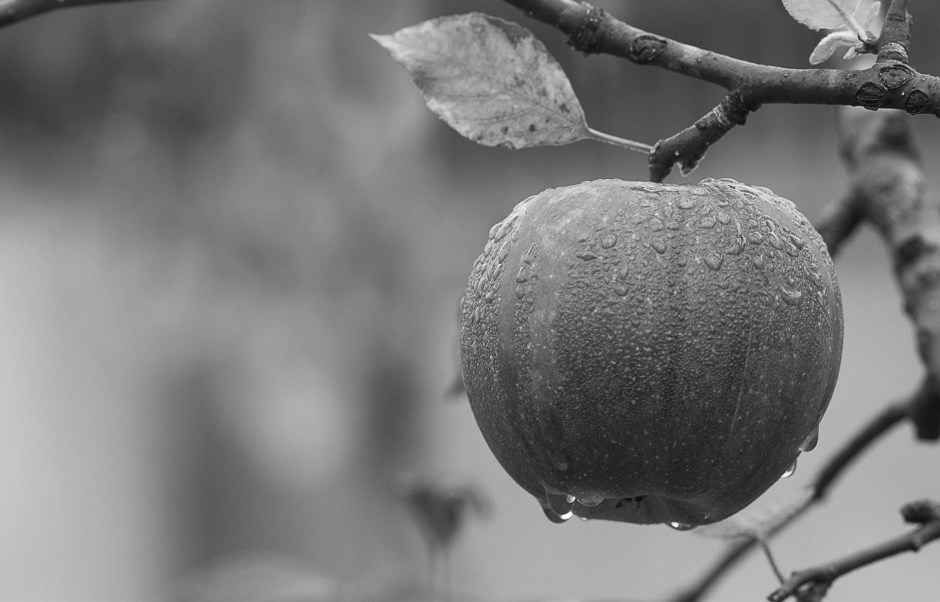
#> input picture Lab 4/Code/gray.jpeg, 1880 x 1204 px, found by its file name (shown at 1/2 size)
$ jupyter execute 'Lab 5.ipynb'
#> lines starting #> are read from the running program, lines starting #| are printed output that depends on the picture; after the words box and inside, x2 and y2 are one past the last pixel; in counts of white or black regions, pixels touching at a corner belong together
### Lab Title:  Basic Image Processing Using Scikit-Image Library

[cell 1]
from matplotlib import pyplot as plt

from skimage import io, color
from skimage.transform import rescale, resize

Gaussian , sobel

[cell 2]
#sobel
from skimage import io
from matplotlib import pyplot as plt
from skimage.filters import gaussian, sobel

img = io.imread("gray.jpeg")
#> img is the input picture: shape (1204, 1880); min 0, max 255, mean 121.2
plt.imshow(img)

gaussian_using_skimage = gaussian(img, sigma=1, mode='constant', cval=0.0)
plt.imshow(gaussian_using_skimage)

img_gray = io.imread("gray.jpeg")
sobel_img = sobel(img_gray)
plt.imshow(sobel_img, cmap='gray')

interpolation

[cell 3]
#interpolation
import cv2
import numpy as np
img=cv2.imread('gray.jpeg')
res=cv2.resize(img,None,fx=2,fy=2,interpolation=cv2.INTER_CUBIC)
height,width=img.shape[:2]
#> height = 1204; width = 1880
res=cv2.resize(img,(2*width,2*height),interpolation=cv2.INTER_CUBIC)
plt.imshow(img)

two image marge

[cell 4]
# Marge
from matplotlib import pyplot as plt
import cv2

img1  = cv2.imread("parrot-webp.webp")
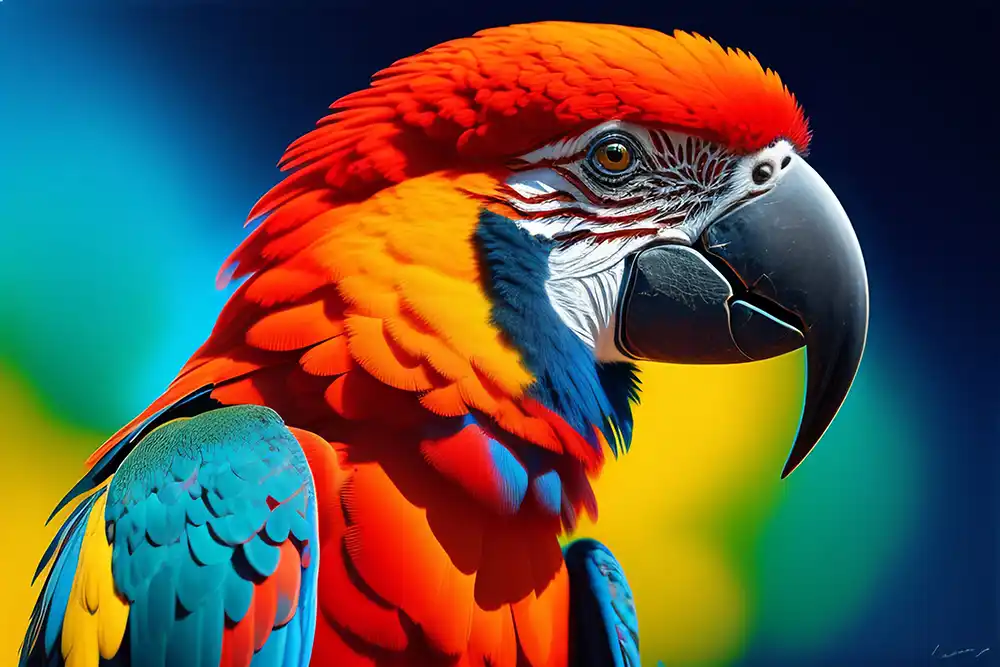
#> input picture Lab 4/Code/parrot-webp.webp, 1000 x 667 px, found by its file name
#> img1 is the input picture: shape (667, 1000, 3); mean B, G, R 68.9, 84.6, 90.2
img2  = cv2.imread("download.jpeg")
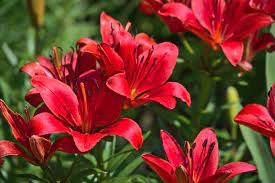
#> input picture Lab 4/Code/download.jpeg, 275 x 183 px, found by its file name
#> img2 is the input picture: shape (183, 275, 3); mean B, G, R 42.2, 56.2, 119.9

img2 = cv2.resize(img2, (img1.shape[1], img1.shape[0]))
#> img2: shape (667, 1000, 3)

merged_img = cv2.addWeighted(img1, 0.5, img2, 0.5, 0)
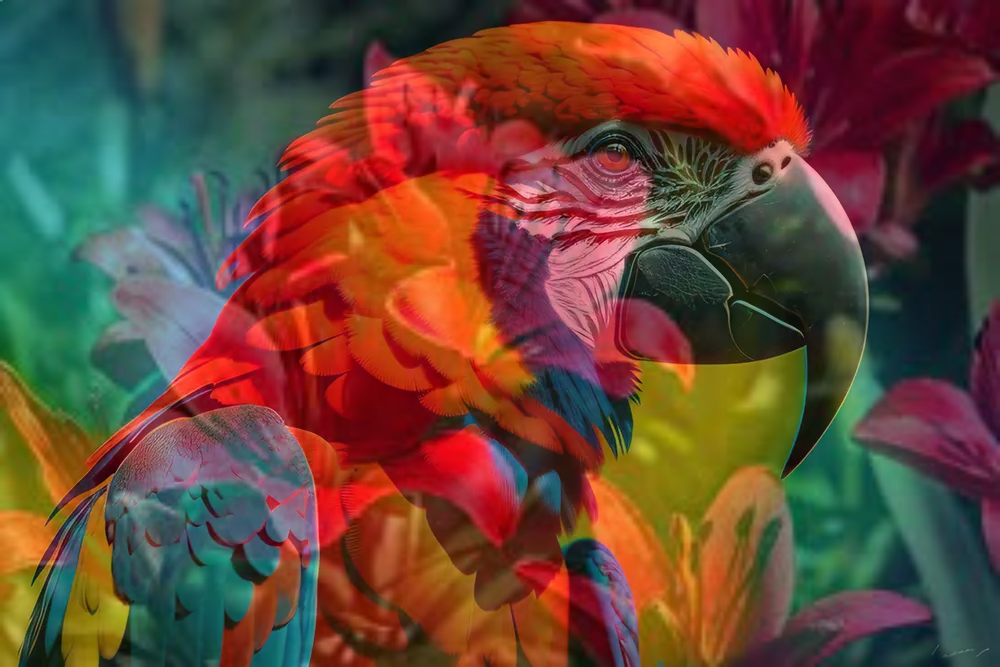
#> merged_img: shape (667, 1000, 3); mean B, G, R 55.5, 70.3, 105

plt.imshow(merged_img)

Canny image

[cell 5]
#Canny image
from matplotlib import pyplot as plt
import cv2

img = cv2.imread("gray.jpeg")
edges = cv2.Canny(img, 100, 200)
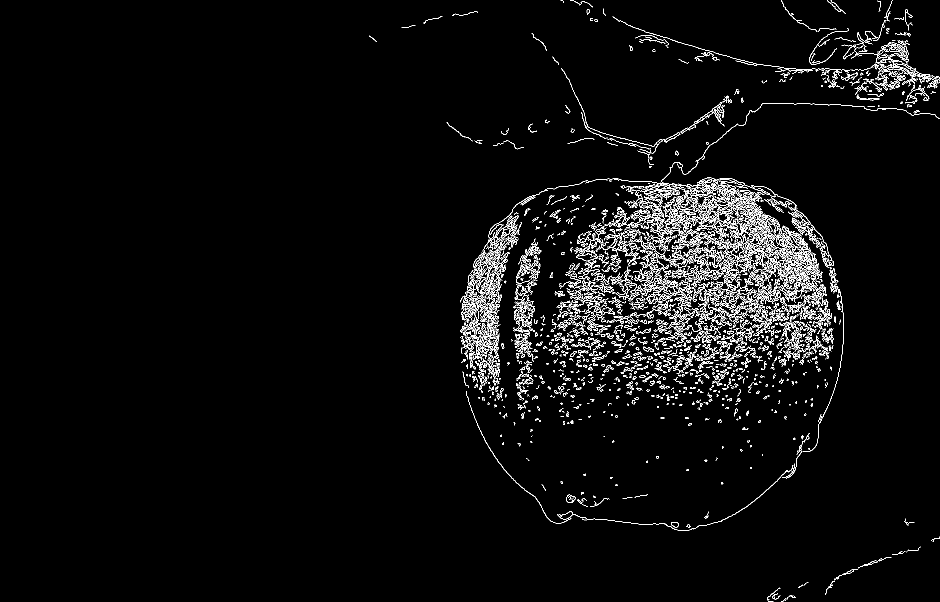
#> edges: shape (1204, 1880) (shown at 1/2 size); 3.3% white in thin lines or dots, all inside (x1, y1, x2, y2) = (738, 0, 1880, 1204)

plt.imshow(edges)

unsharp_mask

[cell 6]
# unsharp mask resulting image
from skimage import io, img_as_float
from skimage.filters import unsharp_mask
from skimage.filters import gaussian

img = img_as_float(io.imread("gray.jpeg",as_gray=True))
#> img: shape (1204, 1880) float64; min 0, max 1, mean 0.475

gaussian_img = gaussian(img, sigma=1, mode='constant', cval=0.0)
img2 = (img - gaussian_img)*2
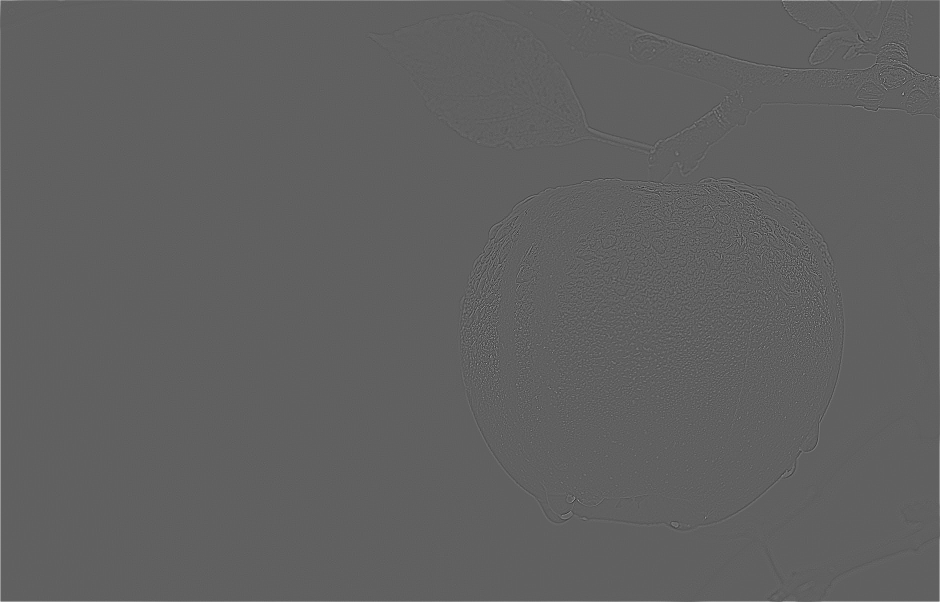
#> img2: shape (1204, 1880) float64 (shown at 1/2 size); min -0.469, max 0.769, mean 0.001; drawn with min black and max white
img3 = img +img2
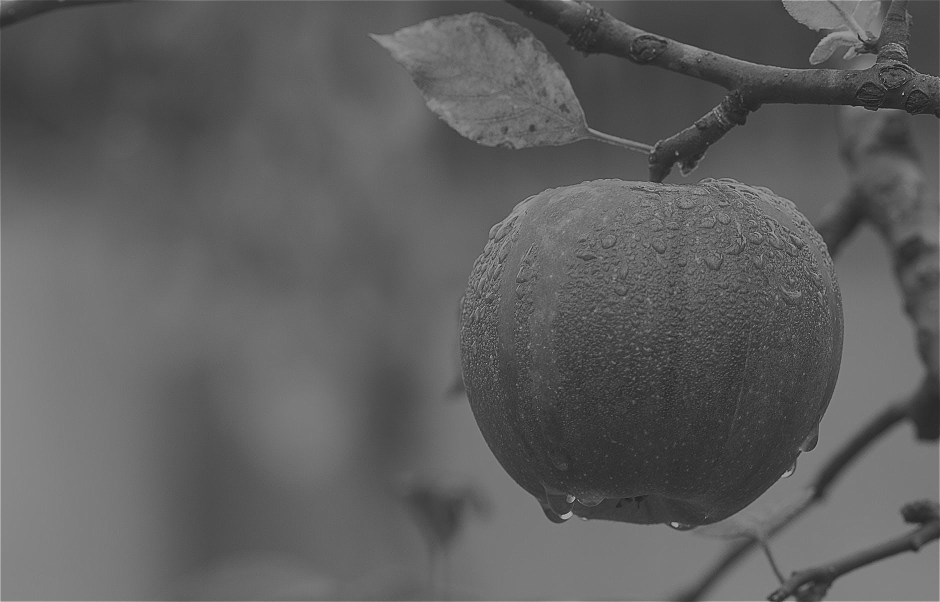
#> img3: shape (1204, 1880) float64 (shown at 1/2 size); min -0.24, max 1.68, mean 0.476; drawn with min black and max white

from matplotlib import pyplot as plt
plt.imshow(img3, cmap='gray')

[cell 7]
#Unsharp mask
from skimage import io
from skimage.filters import unsharp_mask

img  = io.imread("gray.jpeg")

unsharped_img = unsharp_mask(img, radius=3, amount=2)

from matplotlib import pyplot as plt

fig = plt.figure(figsize=(12,12))

ax1 = fig.add_subplot(1,2,1)
ax1.imshow(img, cmap='gray')
ax1.title.set_text("Input Image")

ax2 = fig.add_subplot(1,2,2)
ax2.imshow(unsharped_img, cmap='gray')
ax2.title.set_text("Unsharped Image")

[cell 8]
#Gaussian Blur
import cv2
from skimage import io, img_as_float
from skimage.filters import gaussian

img_gaussian_noise = img_as_float(io.imread("balloons_noisy.png", as_gray=True))
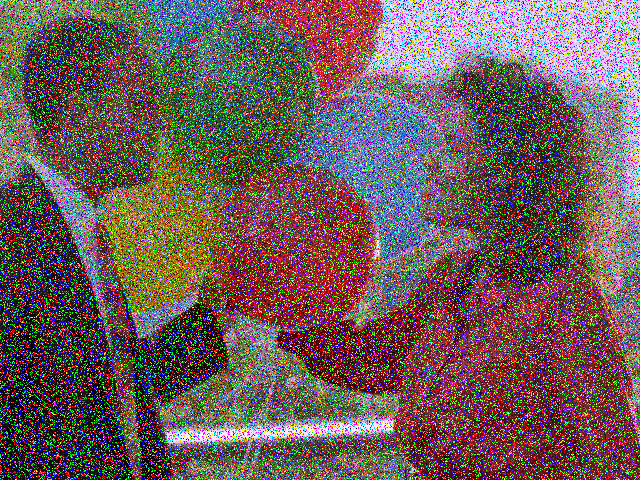
#> input picture Lab 5/Code/balloons_noisy.png, 640 x 480 px
#> img_gaussian_noise: shape (480, 640) float64; min 0, max 1, mean 0.374

img_salt_pepper_noise = img_as_float(io.imread("salt and paper.jpg", as_gray=True))
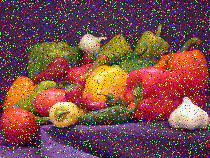
#> input picture Lab 5/Code/salt and paper.jpg, 210 x 158 px
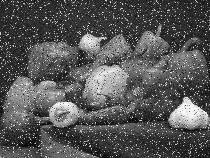
#> img_salt_pepper_noise: shape (158, 210) float64; min 0.00364, max 0.997, mean 0.337

img = img_gaussian_noise

gaussian_using_cv2 = cv2.GaussianBlur(img, (3,3), 0, borderType=cv2.BORDER_CONSTANT)
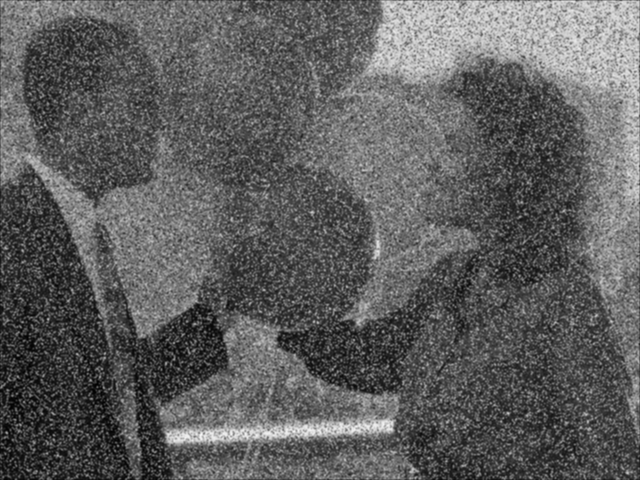
#> gaussian_using_cv2: shape (480, 640) float64; min 0.00299, max 0.97, mean 0.374

gaussian_using_skimage = gaussian(img, sigma=1, mode='constant', cval=0.0)
#> gaussian_using_skimage: shape (480, 640) float64

cv2.imshow("Original", img)
cv2.imshow("Cv2 Gaussian", gaussian_using_cv2)
cv2.imshow("Using skimage", gaussian_using_skimage)
cv2.imshow("Using salt and pepper", img_salt_pepper_noise)
cv2.waitKey(0)
cv2.destroyAllWindows()
